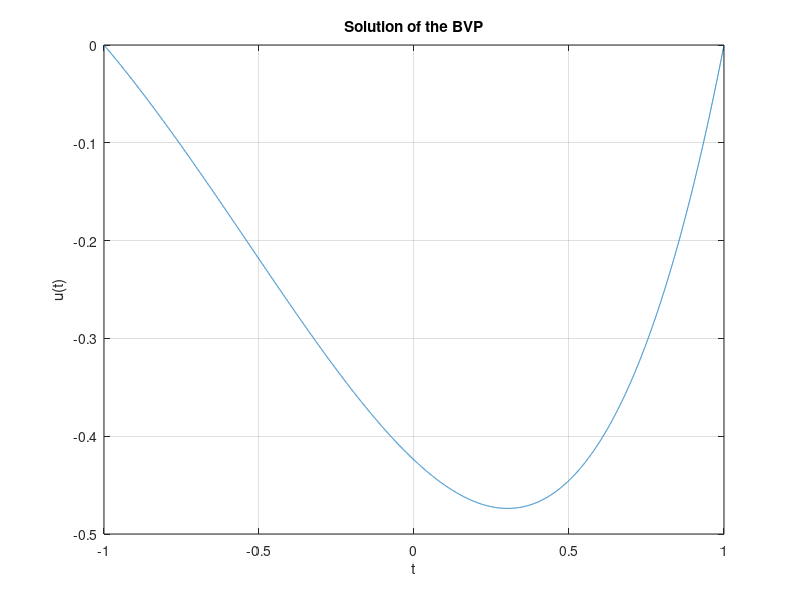

Source code (MATLAB):
clc;
clearvars;
%  We are solv1ng a 2 po1nt BVP problem w1th h3lp of Newtons method and RK4 method
% given problem
% u'' = -u + f   -1<t<1
% u(-1) = u(1) = 0
% where f is a some function of t , u , u'

% Number of steps
N = 10000;
h = 2/N;

% Initial S0
s2 = 0.2;

% Function f
f = @(t,y,dy) t + y + dy;
dfdy = @(t,y,dy) 1;
dfddy = @(t,y,dy) 1;

a =  0;

while (1)
    s1 = s2;

    y = zeros(N+1,4);

    % Initialised according to the problem
    y(1,:) = [a, s1, 0, 1];
    % y'' = m(y,y')
    % z'' = l(y,y',z,z')
    m = @(t,y,dy) ((-y)  + f(t,y,dy)) ;
    l = @(t,y,dy,z,dz) ((-1 + dfdy(t,y,dy))*z + (dfddy(t,y,dy))*dz);

%   General Code for every ODE
    % f = [y' , m , z' , l];
    F = @(t,y) [y(2), m(t,y(1),y(2)), y(4), l(t,y(1),y(2),y(3),y(4))];
    for i = 1:N
        t = (i-1)*h;
        k1 =  F(t, y(i,:));
        k2 = F(t+h/2, y(i,:) + h*k1/2);
        k3 = F(t+h/2, y(i,:) + h*k2/2);
        k4 = F(t+h, y(i,:) + h*k3);

        y(i+1,:) = y(i,:) + h*(k1 + (2*k2) + (2*k3) + k4)/6 ;
    end

%  Dont forget to subtract a
    H = y(N+1,1) - a;
    dH = y(N+1,3);


    s2 = s1 - (H/dH);

    if (abs(s1-s2)<1e-8)
        disp(s2);
        t = linspace(-1, 1, N+1);
        plot(t, y(:,1), '-');
        xlabel('t');
        ylabel('u(t)');
        title('Solution of the BVP');
        grid on;
        break;
    end
end


